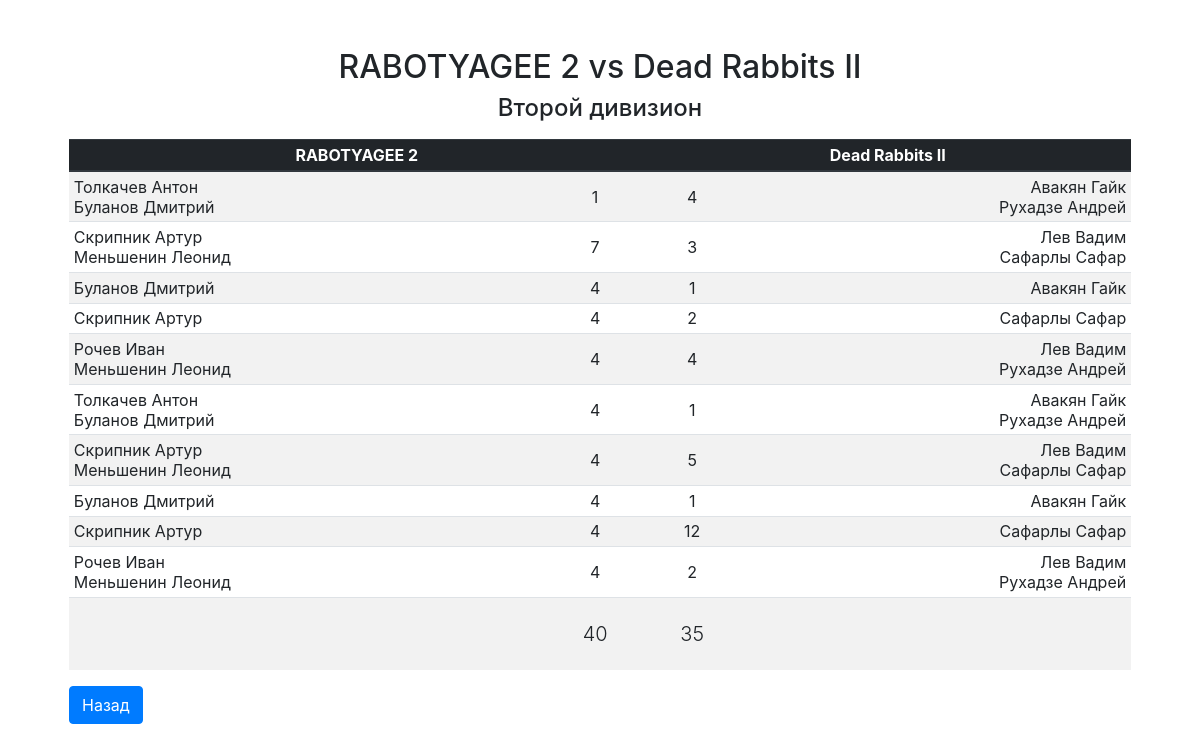
The app's page /match.php?id=168 with its own data.
### tables this page shows
CREATE TABLE tournaments (tournament_id integer primary key autoincrement, tournament_name text, tournament_rounds integer, tournament_description text, tournament_type references systems(system_id));

CREATE TABLE games (game_id integer primary key, match_id references matches(match_id), player_id11 references players(player_id), player_id12 references players(player_id), player_id21 references players(player_id), player_id22 references players(player_id), score1 integer, score2 integer);

CREATE TABLE players (player_id integer primary key autoincrement, first_name text, second_name text);

CREATE TABLE matches (match_id integer primary key autoincrement, season_id references seasons(season_id), tournament_id references tournaments(tournament_id), team_id1 references teams(team_id), team_id2 references teams(team_id), sets_won1 integer, sets_won2 integer, points_1 integer, points_2 integer);

### inc/functions.php (called while the page is built, shortened)
<?php
function find_player_name_by_id($player_id, $players_query) {
	foreach ($players_query as $player)
		if ($player['id'] == $player_id)
			return ($player['second_name'] . " " . $player['first_name']);
	return ("Т");
}

### match.php (the view, shortened to what this page needs)
<?php
	require_once __DIR__ . "/inc/bootstrap.php";
	require_once __DIR__ . "/inc/layout/head.php";
	$match_id = isset($_GET['id']) ? $_GET['id'] : NULL;
	if ($match_id) {
		$sth = $db->prepare("select
				m.match_id as match_id,
				m.season_id as season_id,
				m.tournament_id as tournament_id,
				ht.team_name_long as home_team,
				at.team_name_long as away_team,
				m.sets_won1 as home_score,
				m.sets_won2 as away_score
				from matches as m
				inner join teams as ht on ht.team_id = m.team_id1
				inner join teams as at on at.team_id = m.team_id2
				where match_id = ?");
		$sth->execute(array($match_id));
		$match = $sth->fetch();
		$sth = $db->prepare("select * from games where match_id = :id");
		$sth->bindValue(":id", $match_id, PDO::PARAM_INT);
		$sth->execute();
		$games = $sth->fetchAll();
		$sth = $db->prepare("select id, first_name, second_name from rosters inner join players on rosters.player_id = players.player_id");
		$sth->execute();
		$players = $sth->fetchAll();
		$sth = $db->prepare("select tournament_description as name from tournaments where tournament_id = :id");
		$sth->bindValue(":id", $match['tournament_id'], PDO::PARAM_INT);
		$sth->execute();
		$tournament_name = $sth->fetch()["name"];
	}
?>
<body class="pt-5">
<main role="main" class="container">
  	<div class="starter-template pt-0">
  		<?php if (!$match_id || !sizeof($games)): ?>
	    	<h2>Матч не найден</h2>
  			<p>К сожалению, матч не найден. Пожалуйста, вернитесь на главную страницу.</p>
  		<?php else: ?>
    	<h2><?php echo $match['home_team'] . " vs " . $match['away_team']; ?></h2>
    	<h4><?php echo $tournament_name ?></h4>
    	<table class="table table-striped table-sm mt-3" id="match">
    		<thead class="thead-dark">
    			<th colspan="2"><?php echo $match['home_team'] ?></th>
    			<th colspan="2"><?php echo $match['away_team']; ?></th>
    		</thead>
    		<tbody>
    			<?php if (sizeof($games) == 12): ?>
    				<?php for ($i = 0; $i < 12; $i += 2): ?>
    					<tr>
					   		<td class="text-left">
					   			<?php
					   				echo find_player_name_by_id($games[$i]['player_id11'], $players);
					   				if ($games[$i]['player_id12'])
					   					echo "<br>" . find_player_name_by_id($games[$i]['player_id12'], $players);
				   				?>
				   			</td>
					   		<td>
					   			<?php echo "<p class='mb-1'>" . $games[$i]['score1'] . "</p>"; ?>
					   			<?php echo "<p class='m-0'>" . $games[$i + 1]['score1'] . "</p>"; ?>
					   		</td>
					   		<td>
					   			<?php echo "<p class='mb-1'>" . $games[$i]['score2'] . "</p>"; ?>
					   			<?php echo "<p class='m-0'>" . $games[$i + 1]['score2'] . "</p>"; ?>
					   		</td>
					   		<td class="text-right">
					   			<?php
					   				echo find_player_name_by_id($games[$i]['player_id21'], $players);
					   				if ($games[$i]['player_id22'])
					   					echo "<br>" . find_player_name_by_id($games[$i]['player_id22'], $players);
				   				?>
					   		</td>
    					</tr>
    				<?php endfor; ?>
    			<?php elseif (sizeof($games)): ?>
    				<?php foreach ($games as $game): ?>
    					<tr>
					   		<td class="text-left">
					   			<?php
					   				echo find_player_name_by_id($game['player_id11'], $players);
					   				if ($game['player_id12'])
					   					echo "<br>" . find_player_name_by_id($game['player_id12'], $players);
				   				?>
				   			</td>
					   		<td>
					   			<?php echo $game['score1']; ?>
					   		</td>
					   		<td>
					   			<?php echo $game['score2']; ?>
					   		</td>
					   		<td class="text-right">
					   			<?php
					   				echo find_player_name_by_id($game['player_id21'], $players);
					   				if ($game['player_id22'])
					   					echo "<br>" . find_player_name_by_id($game['player_id22'], $players);
				   				?>
					   		</td>
    					</tr>
    				<?php endforeach; ?>
    			<?php endif; ?>
			   	<tr>
			   		<td></td>
			   		<td class="py-4">
						<output id="t1score" class="lead"><?php echo $match['home_score']; ?></output>
					</td>
			   		<td class="py-4">
			   			<output id="t2score" class="lead"><?php echo $match['away_score']; ?></output>
			   		</td>
			   		<td></td>
			   	</tr>
    		</tbody>
    	</table>
	    <?php endif; ?>
    	<div class="text-left">
			<a href="/" class="btn btn-primary">Назад</a>
		</div>
  	</div>
</main>
</body>
</html>

### inc/css/custom.css (style rules this page uses)
body { padding-top: 0; }
.starter-template { position: relative; padding: 3rem 1.5rem; text-align: center; }
.table td, .table th { text-align: center; vertical-align: middle; font-size: 12px; }
@media (min-width: 576px) { .table td, .table th { font-size: 1rem; } }

### records on screen
tournaments: tournament_description "Второй дивизион"
games: player_id11.first_name "Толкачев Антон", player_id12.first_name "Буланов Дмитрий", score1 "1", score2 "4", player_id21.first_name "Авакян Гайк", player_id22.first_name "Рухадзе Андрей"
games: player_id11.first_name "Скрипник Артур", player_id12.first_name "Меньшенин Леонид", score1 "7", score2 "3", player_id21.first_name "Лев Вадим", player_id22.first_name "Сафарлы Сафар"
games: player_id11.first_name "Буланов Дмитрий", score1 "4", score2 "1", player_id21.first_name "Авакян Гайк"
games: player_id11.first_name "Скрипник Артур", score1 "4", score2 "2", player_id21.first_name "Сафарлы Сафар"
games: player_id11.first_name "Рочев Иван", player_id12.first_name "Меньшенин Леонид", score1 "4", score2 "4", player_id21.first_name "Лев Вадим", player_id22.first_name "Рухадзе Андрей"
games: player_id11.first_name "Толкачев Антон", player_id12.first_name "Буланов Дмитрий", score1 "4", score2 "1", player_id21.first_name "Авакян Гайк", player_id22.first_name "Рухадзе Андрей"
games: player_id11.first_name "Скрипник Артур", player_id12.first_name "Меньшенин Леонид", score1 "4", score2 "5", player_id21.first_name "Лев Вадим", player_id22.first_name "Сафарлы Сафар"
games: player_id11.first_name "Буланов Дмитрий", score1 "4", score2 "1", player_id21.first_name "Авакян Гайк"
games: player_id11.first_name "Скрипник Артур", score1 "4", score2 "12", player_id21.first_name "Сафарлы Сафар"
games: player_id11.first_name "Рочев Иван", player_id12.first_name "Меньшенин Леонид", score1 "4", score2 "2", player_id21.first_name "Лев Вадим", player_id22.first_name "Рухадзе Андрей"
matches: sets_won1 "40", sets_won2 "35"

### other values on screen
$match['home_team'] "RABOTYAGEE 2"
$match['away_team'] "Dead Rabbits II"
